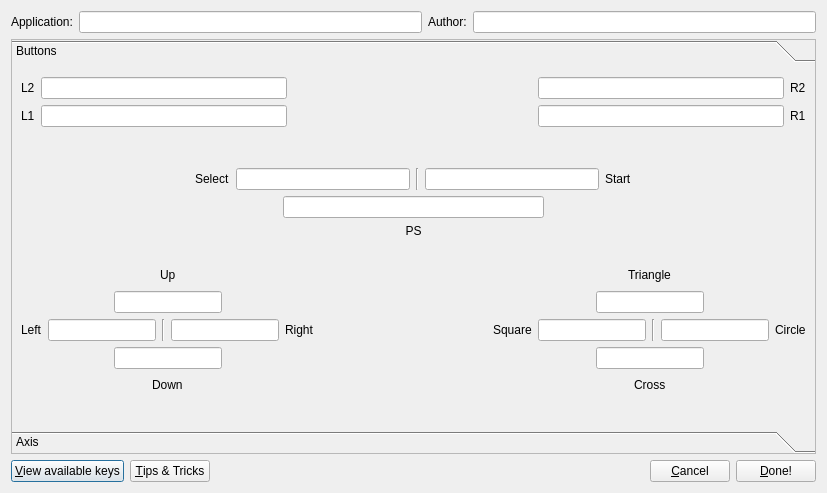
<?xml version="1.0" encoding="UTF-8"?>
<ui version="4.0">
 <class>Dialog</class>
 <widget class="QDialog" name="Dialog">
  <property name="geometry">
   <rect>
    <x>0</x>
    <y>0</y>
    <width>827</width>
    <height>493</height>
   </rect>
  </property>
  <property name="windowTitle">
   <string>QtSixA - New Profile</string>
  </property>
  <layout class="QVBoxLayout" name="verticalLayout">
   <item>
    <layout class="QHBoxLayout" name="horizontalLayout">
     <item>
      <widget class="QLabel" name="label_app">
       <property name="text">
        <string>Application:</string>
       </property>
      </widget>
     </item>
     <item>
      <widget class="QLineEdit" name="line_app"/>
     </item>
     <item>
      <widget class="QLabel" name="label_author">
       <property name="text">
        <string>Author:</string>
       </property>
      </widget>
     </item>
     <item>
      <widget class="QLineEdit" name="line_author"/>
     </item>
    </layout>
   </item>
   <item>
    <widget class="QToolBox" name="toolBox">
     <property name="frameShape">
      <enum>QFrame::StyledPanel</enum>
     </property>
     <property name="frameShadow">
      <enum>QFrame::Sunken</enum>
     </property>
     <property name="currentIndex">
      <number>0</number>
     </property>
     <widget class="QWidget" name="page">
      <property name="geometry">
       <rect>
        <x>0</x>
        <y>0</y>
        <width>807</width>
        <height>349</height>
       </rect>
      </property>
      <attribute name="label">
       <string>Buttons</string>
      </attribute>
      <layout class="QVBoxLayout" name="verticalLayout_4">
       <item>
        <layout class="QHBoxLayout" name="horizontalLayout_3">
         <item>
          <widget class="QLabel" name="label_l2">
           <property name="text">
            <string>L2</string>
           </property>
          </widget>
         </item>
         <item>
          <widget class="QLineEdit" name="line_l2">
           <property name="inputMask">
            <string/>
           </property>
           <property name="text">
            <string/>
           </property>
           <property name="frame">
            <bool>true</bool>
           </property>
          </widget>
         </item>
         <item>
          <spacer name="horizontalSpacer_2">
           <property name="orientation">
            <enum>Qt::Horizontal</enum>
           </property>
           <property name="sizeHint" stdset="0">
            <size>
             <width>238</width>
             <height>20</height>
            </size>
           </property>
          </spacer>
         </item>
         <item>
          <widget class="QLineEdit" name="line_r2"/>
         </item>
         <item>
          <widget class="QLabel" name="label_r2">
           <property name="text">
            <string>R2</string>
           </property>
          </widget>
         </item>
        </layout>
       </item>
       <item>
        <layout class="QHBoxLayout" name="horizontalLayout_4">
         <item>
          <widget class="QLabel" name="label_l1">
           <property name="text">
            <string>L1</string>
           </property>
          </widget>
         </item>
         <item>
          <widget class="QLineEdit" name="line_l1"/>
         </item>
         <item>
          <spacer name="horizontalSpacer_3">
           <property name="orientation">
            <enum>Qt::Horizontal</enum>
           </property>
           <property name="sizeHint" stdset="0">
            <size>
             <width>238</width>
             <height>20</height>
            </size>
           </property>
          </spacer>
         </item>
         <item>
          <widget class="QLineEdit" name="line_r1"/>
         </item>
         <item>
          <widget class="QLabel" name="label_r1">
           <property name="text">
            <string>R1</string>
           </property>
          </widget>
         </item>
        </layout>
       </item>
       <item>
        <spacer name="verticalSpacer">
         <property name="orientation">
          <enum>Qt::Vertical</enum>
         </property>
         <property name="sizeHint" stdset="0">
          <size>
           <width>20</width>
           <height>40</height>
          </size>
         </property>
        </spacer>
       </item>
       <item>
        <layout class="QHBoxLayout" name="horizontalLayout_5">
         <item>
          <spacer name="horizontalSpacer_15">
           <property name="orientation">
            <enum>Qt::Horizontal</enum>
           </property>
           <property name="sizeHint" stdset="0">
            <size>
             <width>40</width>
             <height>20</height>
            </size>
           </property>
          </spacer>
         </item>
         <item>
          <widget class="QLabel" name="label_select">
           <property name="text">
            <string>Select</string>
           </property>
          </widget>
         </item>
         <item>
          <widget class="QLineEdit" name="line_select"/>
         </item>
         <item>
          <widget class="Line" name="line_2">
           <property name="orientation">
            <enum>Qt::Vertical</enum>
           </property>
          </widget>
         </item>
         <item>
          <widget class="QLineEdit" name="line_start"/>
         </item>
         <item>
          <widget class="QLabel" name="label_start">
           <property name="text">
            <string>Start</string>
           </property>
          </widget>
         </item>
         <item>
          <spacer name="horizontalSpacer_16">
           <property name="orientation">
            <enum>Qt::Horizontal</enum>
           </property>
           <property name="sizeHint" stdset="0">
            <size>
             <width>40</width>
             <height>20</height>
            </size>
           </property>
          </spacer>
         </item>
        </layout>
       </item>
       <item>
        <layout class="QHBoxLayout" name="horizontalLayout_25">
         <item>
          <spacer name="horizontalSpacer_31">
           <property name="orientation">
            <enum>Qt::Horizontal</enum>
           </property>
           <property name="sizeHint" stdset="0">
            <size>
             <width>40</width>
             <height>20</height>
            </size>
           </property>
          </spacer>
         </item>
         <item>
          <widget class="QLineEdit" name="line_ps"/>
         </item>
         <item>
          <spacer name="horizontalSpacer_32">
           <property name="orientation">
            <enum>Qt::Horizontal</enum>
           </property>
           <property name="sizeHint" stdset="0">
            <size>
             <width>40</width>
             <height>20</height>
            </size>
           </property>
          </spacer>
         </item>
        </layout>
       </item>
       <item>
        <layout class="QHBoxLayout" name="horizontalLayout_24">
         <item>
          <spacer name="verticalSpacer_2">
           <property name="orientation">
            <enum>Qt::Vertical</enum>
           </property>
           <property name="sizeHint" stdset="0">
            <size>
             <width>20</width>
             <height>40</height>
            </size>
           </property>
          </spacer>
         </item>
         <item>
          <widget class="QLabel" name="label_ps">
           <property name="text">
            <string>PS</string>
           </property>
           <property name="alignment">
            <set>Qt::AlignHCenter|Qt::AlignTop</set>
           </property>
          </widget>
         </item>
         <item>
          <spacer name="verticalSpacer_4">
           <property name="orientation">
            <enum>Qt::Vertical</enum>
           </property>
           <property name="sizeHint" stdset="0">
            <size>
             <width>20</width>
             <height>18</height>
            </size>
           </property>
          </spacer>
         </item>
        </layout>
       </item>
       <item>
        <layout class="QHBoxLayout" name="horizontalLayout_16">
         <item>
          <layout class="QVBoxLayout" name="verticalLayout_2">
           <item>
            <layout class="QHBoxLayout" name="horizontalLayout_6">
             <item>
              <spacer name="horizontalSpacer_8">
               <property name="orientation">
                <enum>Qt::Horizontal</enum>
               </property>
               <property name="sizeHint" stdset="0">
                <size>
                 <width>40</width>
                 <height>20</height>
                </size>
               </property>
              </spacer>
             </item>
             <item>
              <widget class="QLabel" name="label_up">
               <property name="text">
                <string>Up</string>
               </property>
              </widget>
             </item>
             <item>
              <spacer name="horizontalSpacer_11">
               <property name="orientation">
                <enum>Qt::Horizontal</enum>
               </property>
               <property name="sizeHint" stdset="0">
                <size>
                 <width>40</width>
                 <height>20</height>
                </size>
               </property>
              </spacer>
             </item>
            </layout>
           </item>
           <item>
            <layout class="QHBoxLayout" name="horizontalLayout_7">
             <item>
              <spacer name="horizontalSpacer_4">
               <property name="orientation">
                <enum>Qt::Horizontal</enum>
               </property>
               <property name="sizeHint" stdset="0">
                <size>
                 <width>40</width>
                 <height>20</height>
                </size>
               </property>
              </spacer>
             </item>
             <item>
              <widget class="QLineEdit" name="line_up"/>
             </item>
             <item>
              <spacer name="horizontalSpacer_5">
               <property name="orientation">
                <enum>Qt::Horizontal</enum>
               </property>
               <property name="sizeHint" stdset="0">
                <size>
                 <width>40</width>
                 <height>20</height>
                </size>
               </property>
              </spacer>
             </item>
            </layout>
           </item>
           <item>
            <layout class="QHBoxLayout" name="horizontalLayout_8">
             <item>
              <widget class="QLabel" name="label_left">
               <property name="text">
                <string>Left</string>
               </property>
              </widget>
             </item>
             <item>
              <widget class="QLineEdit" name="line_left"/>
             </item>
             <item>
              <widget class="Line" name="line">
               <property name="orientation">
                <enum>Qt::Vertical</enum>
               </property>
              </widget>
             </item>
             <item>
              <widget class="QLineEdit" name="line_right"/>
             </item>
             <item>
              <widget class="QLabel" name="label_right">
               <property name="text">
                <string>Right</string>
               </property>
              </widget>
             </item>
            </layout>
           </item>
           <item>
            <layout class="QHBoxLayout" name="horizontalLayout_9">
             <item>
              <spacer name="horizontalSpacer_9">
               <property name="orientation">
                <enum>Qt::Horizontal</enum>
               </property>
               <property name="sizeHint" stdset="0">
                <size>
                 <width>40</width>
                 <height>20</height>
                </size>
               </property>
              </spacer>
             </item>
             <item>
              <widget class="QLineEdit" name="line_down"/>
             </item>
             <item>
              <spacer name="horizontalSpacer_10">
               <property name="orientation">
                <enum>Qt::Horizontal</enum>
               </property>
               <property name="sizeHint" stdset="0">
                <size>
                 <width>40</width>
                 <height>20</height>
                </size>
               </property>
              </spacer>
             </item>
            </layout>
           </item>
           <item>
            <layout class="QHBoxLayout" name="horizontalLayout_10">
             <item>
              <spacer name="horizontalSpacer_12">
               <property name="orientation">
                <enum>Qt::Horizontal</enum>
               </property>
               <property name="sizeHint" stdset="0">
                <size>
                 <width>40</width>
                 <height>20</height>
                </size>
               </property>
              </spacer>
             </item>
             <item>
              <widget class="QLabel" name="label_down">
               <property name="text">
                <string>Down</string>
               </property>
              </widget>
             </item>
             <item>
              <spacer name="horizontalSpacer_13">
               <property name="orientation">
                <enum>Qt::Horizontal</enum>
               </property>
               <property name="sizeHint" stdset="0">
                <size>
                 <width>40</width>
                 <height>20</height>
                </size>
               </property>
              </spacer>
             </item>
            </layout>
           </item>
          </layout>
         </item>
         <item>
          <spacer name="horizontalSpacer_24">
           <property name="orientation">
            <enum>Qt::Horizontal</enum>
           </property>
           <property name="sizeHint" stdset="0">
            <size>
             <width>40</width>
             <height>20</height>
            </size>
           </property>
          </spacer>
         </item>
         <item>
          <layout class="QVBoxLayout" name="verticalLayout_3">
           <item>
            <layout class="QHBoxLayout" name="horizontalLayout_11">
             <item>
              <spacer name="horizontalSpacer_14">
               <property name="orientation">
                <enum>Qt::Horizontal</enum>
               </property>
               <property name="sizeHint" stdset="0">
                <size>
                 <width>40</width>
                 <height>20</height>
                </size>
               </property>
              </spacer>
             </item>
             <item>
              <widget class="QLabel" name="label_triangle">
               <property name="text">
                <string>Triangle</string>
               </property>
              </widget>
             </item>
             <item>
              <spacer name="horizontalSpacer_17">
               <property name="orientation">
                <enum>Qt::Horizontal</enum>
               </property>
               <property name="sizeHint" stdset="0">
                <size>
                 <width>40</width>
                 <height>20</height>
                </size>
               </property>
              </spacer>
             </item>
            </layout>
           </item>
           <item>
            <layout class="QHBoxLayout" name="horizontalLayout_12">
             <item>
              <spacer name="horizontalSpacer_18">
               <property name="orientation">
                <enum>Qt::Horizontal</enum>
               </property>
               <property name="sizeHint" stdset="0">
                <size>
                 <width>40</width>
                 <height>20</height>
                </size>
               </property>
              </spacer>
             </item>
             <item>
              <widget class="QLineEdit" name="line_triangle"/>
             </item>
             <item>
              <spacer name="horizontalSpacer_19">
               <property name="orientation">
                <enum>Qt::Horizontal</enum>
               </property>
               <property name="sizeHint" stdset="0">
                <size>
                 <width>40</width>
                 <height>20</height>
                </size>
               </property>
              </spacer>
             </item>
            </layout>
           </item>
           <item>
            <layout class="QHBoxLayout" name="horizontalLayout_13">
             <item>
              <widget class="QLabel" name="label_square">
               <property name="text">
                <string>Square</string>
               </property>
              </widget>
             </item>
             <item>
              <widget class="QLineEdit" name="line_square"/>
             </item>
             <item>
              <widget class="Line" name="line_3">
               <property name="orientation">
                <enum>Qt::Vertical</enum>
               </property>
              </widget>
             </item>
             <item>
              <widget class="QLineEdit" name="line_circle"/>
             </item>
             <item>
              <widget class="QLabel" name="label_circle">
               <property name="text">
                <string>Circle</string>
               </property>
              </widget>
             </item>
            </layout>
           </item>
           <item>
            <layout class="QHBoxLayout" name="horizontalLayout_14">
             <item>
              <spacer name="horizontalSpacer_20">
               <property name="orientation">
                <enum>Qt::Horizontal</enum>
               </property>
               <property name="sizeHint" stdset="0">
                <size>
                 <width>40</width>
                 <height>20</height>
                </size>
               </property>
              </spacer>
             </item>
             <item>
              <widget class="QLineEdit" name="line_cross"/>
             </item>
             <item>
              <spacer name="horizontalSpacer_21">
               <property name="orientation">
                <enum>Qt::Horizontal</enum>
               </property>
               <property name="sizeHint" stdset="0">
                <size>
                 <width>40</width>
                 <height>20</height>
                </size>
               </property>
              </spacer>
             </item>
            </layout>
           </item>
           <item>
            <layout class="QHBoxLayout" name="horizontalLayout_15">
             <item>
              <spacer name="horizontalSpacer_22">
               <property name="orientation">
                <enum>Qt::Horizontal</enum>
               </property>
               <property name="sizeHint" stdset="0">
                <size>
                 <width>40</width>
                 <height>20</height>
                </size>
               </property>
              </spacer>
             </item>
             <item>
              <widget class="QLabel" name="label_cross">
               <property name="text">
                <string>Cross</string>
               </property>
              </widget>
             </item>
             <item>
              <spacer name="horizontalSpacer_23">
               <property name="orientation">
                <enum>Qt::Horizontal</enum>
               </property>
               <property name="sizeHint" stdset="0">
                <size>
                 <width>40</width>
                 <height>20</height>
                </size>
               </property>
              </spacer>
             </item>
            </layout>
           </item>
          </layout>
         </item>
        </layout>
       </item>
       <item>
        <spacer name="verticalSpacer_3">
         <property name="orientation">
          <enum>Qt::Vertical</enum>
         </property>
         <property name="sizeHint" stdset="0">
          <size>
           <width>20</width>
           <height>26</height>
          </size>
         </property>
        </spacer>
       </item>
      </layout>
     </widget>
     <widget class="QWidget" name="page_2">
      <property name="geometry">
       <rect>
        <x>0</x>
        <y>0</y>
        <width>807</width>
        <height>349</height>
       </rect>
      </property>
      <attribute name="label">
       <string>Axis</string>
      </attribute>
      <layout class="QHBoxLayout" name="horizontalLayout_23">
       <item>
        <layout class="QVBoxLayout" name="verticalLayout_5">
         <item>
          <layout class="QHBoxLayout" name="horizontalLayout_19">
           <item>
            <spacer name="horizontalSpacer_29">
             <property name="orientation">
              <enum>Qt::Horizontal</enum>
             </property>
             <property name="sizeHint" stdset="0">
              <size>
               <width>40</width>
               <height>20</height>
              </size>
             </property>
            </spacer>
           </item>
           <item>
            <widget class="QLabel" name="label_combo_left">
             <property name="text">
              <string>Use Left Axis As:</string>
             </property>
            </widget>
           </item>
           <item>
            <widget class="QComboBox" name="combo_left">
             <item>
              <property name="text">
               <string>Mouse</string>
              </property>
             </item>
             <item>
              <property name="text">
               <string>Scroll</string>
              </property>
             </item>
             <item>
              <property name="text">
               <string>Custom Buttons</string>
              </property>
             </item>
             <item>
              <property name="text">
               <string>None</string>
              </property>
             </item>
            </widget>
           </item>
           <item>
            <spacer name="horizontalSpacer_25">
             <property name="orientation">
              <enum>Qt::Horizontal</enum>
             </property>
             <property name="sizeHint" stdset="0">
              <size>
               <width>126</width>
               <height>20</height>
              </size>
             </property>
            </spacer>
           </item>
          </layout>
         </item>
         <item>
          <widget class="QGroupBox" name="group_left_h">
           <property name="title">
            <string>Left Axis (Horizontal)</string>
           </property>
           <layout class="QGridLayout" name="gridLayout">
            <item row="0" column="0">
             <layout class="QHBoxLayout" name="horizontalLayout_17">
              <item>
               <widget class="QLabel" name="label_4">
                <property name="text">
                 <string>Left</string>
                </property>
               </widget>
              </item>
              <item>
               <widget class="QLineEdit" name="line_hls_left"/>
              </item>
              <item>
               <widget class="Line" name="line_5">
                <property name="orientation">
                 <enum>Qt::Vertical</enum>
                </property>
               </widget>
              </item>
              <item>
               <widget class="QLineEdit" name="line_hls_right"/>
              </item>
              <item>
               <widget class="QLabel" name="label_5">
                <property name="text">
                 <string>Right</string>
                </property>
               </widget>
              </item>
             </layout>
            </item>
           </layout>
          </widget>
         </item>
         <item>
          <layout class="QHBoxLayout" name="horizontalLayout_21">
           <item>
            <spacer name="horizontalSpacer_6">
             <property name="orientation">
              <enum>Qt::Horizontal</enum>
             </property>
             <property name="sizeHint" stdset="0">
              <size>
               <width>40</width>
               <height>20</height>
              </size>
             </property>
            </spacer>
           </item>
           <item>
            <widget class="QGroupBox" name="group_left_v">
             <property name="title">
              <string>Left Axis (Vertical)</string>
             </property>
             <layout class="QGridLayout" name="gridLayout_2">
              <item row="0" column="0">
               <layout class="QVBoxLayout" name="verticalLayout_6">
                <item>
                 <widget class="QLabel" name="label_2">
                  <property name="text">
                   <string>Up</string>
                  </property>
                  <property name="alignment">
                   <set>Qt::AlignCenter</set>
                  </property>
                 </widget>
                </item>
                <item>
                 <widget class="QLineEdit" name="line_vls_up"/>
                </item>
                <item>
                 <widget class="Line" name="line_4">
                  <property name="orientation">
                   <enum>Qt::Horizontal</enum>
                  </property>
                 </widget>
                </item>
                <item>
                 <widget class="QLineEdit" name="line_vls_down"/>
                </item>
                <item>
                 <widget class="QLabel" name="label_3">
                  <property name="text">
                   <string>Down</string>
                  </property>
                  <property name="alignment">
                   <set>Qt::AlignCenter</set>
                  </property>
                 </widget>
                </item>
               </layout>
              </item>
             </layout>
            </widget>
           </item>
           <item>
            <spacer name="horizontalSpacer_7">
             <property name="orientation">
              <enum>Qt::Horizontal</enum>
             </property>
             <property name="sizeHint" stdset="0">
              <size>
               <width>40</width>
               <height>20</height>
              </size>
             </property>
            </spacer>
           </item>
          </layout>
         </item>
        </layout>
       </item>
       <item>
        <widget class="Line" name="line_8">
         <property name="orientation">
          <enum>Qt::Vertical</enum>
         </property>
        </widget>
       </item>
       <item>
        <layout class="QVBoxLayout" name="verticalLayout_8">
         <item>
          <layout class="QHBoxLayout" name="horizontalLayout_22">
           <item>
            <spacer name="horizontalSpacer_30">
             <property name="orientation">
              <enum>Qt::Horizontal</enum>
             </property>
             <property name="sizeHint" stdset="0">
              <size>
               <width>40</width>
               <height>20</height>
              </size>
             </property>
            </spacer>
           </item>
           <item>
            <widget class="QLabel" name="label_combo_right">
             <property name="text">
              <string>Use Right Axis As:</string>
             </property>
            </widget>
           </item>
           <item>
            <widget class="QComboBox" name="combo_right">
             <item>
              <property name="text">
               <string>Mouse</string>
              </property>
             </item>
             <item>
              <property name="text">
               <string>Scroll</string>
              </property>
             </item>
             <item>
              <property name="text">
               <string>Custom Buttons</string>
              </property>
             </item>
             <item>
              <property name="text">
               <string>None</string>
              </property>
             </item>
            </widget>
           </item>
           <item>
            <spacer name="horizontalSpacer_28">
             <property name="orientation">
              <enum>Qt::Horizontal</enum>
             </property>
             <property name="sizeHint" stdset="0">
              <size>
               <width>40</width>
               <height>20</height>
              </size>
             </property>
            </spacer>
           </item>
          </layout>
         </item>
         <item>
          <widget class="QGroupBox" name="group_right_h">
           <property name="title">
            <string>Right Axis (Horizontal)</string>
           </property>
           <layout class="QGridLayout" name="gridLayout_3">
            <item row="0" column="0">
             <layout class="QHBoxLayout" name="horizontalLayout_18">
              <item>
               <widget class="QLabel" name="label_6">
                <property name="text">
                 <string>Left</string>
                </property>
               </widget>
              </item>
              <item>
               <widget class="QLineEdit" name="line_hrs_left"/>
              </item>
              <item>
               <widget class="Line" name="line_6">
                <property name="orientation">
                 <enum>Qt::Vertical</enum>
                </property>
               </widget>
              </item>
              <item>
               <widget class="QLineEdit" name="line_hrs_right"/>
              </item>
              <item>
               <widget class="QLabel" name="label_7">
                <property name="text">
                 <string>Right</string>
                </property>
               </widget>
              </item>
             </layout>
            </item>
           </layout>
          </widget>
         </item>
         <item>
          <layout class="QHBoxLayout" name="horizontalLayout_20">
           <item>
            <spacer name="horizontalSpacer_26">
             <property name="orientation">
              <enum>Qt::Horizontal</enum>
             </property>
             <property name="sizeHint" stdset="0">
              <size>
               <width>40</width>
               <height>20</height>
              </size>
             </property>
            </spacer>
           </item>
           <item>
            <widget class="QGroupBox" name="group_right_v">
             <property name="title">
              <string>Right Axis (Vertical)</string>
             </property>
             <layout class="QGridLayout" name="gridLayout_4">
              <item row="0" column="0">
               <layout class="QVBoxLayout" name="verticalLayout_7">
                <item>
                 <widget class="QLabel" name="label_8">
                  <property name="text">
                   <string>Up</string>
                  </property>
                  <property name="alignment">
                   <set>Qt::AlignCenter</set>
                  </property>
                 </widget>
                </item>
                <item>
                 <widget class="QLineEdit" name="line_vrs_up"/>
                </item>
                <item>
                 <widget class="Line" name="line_7">
                  <property name="orientation">
                   <enum>Qt::Horizontal</enum>
                  </property>
                 </widget>
                </item>
                <item>
                 <widget class="QLineEdit" name="line_vrs_down"/>
                </item>
                <item>
                 <widget class="QLabel" name="label_9">
                  <property name="text">
                   <string>Down</string>
                  </property>
                  <property name="alignment">
                   <set>Qt::AlignCenter</set>
                  </property>
                 </widget>
                </item>
               </layout>
              </item>
             </layout>
            </widget>
           </item>
           <item>
            <spacer name="horizontalSpacer_27">
             <property name="orientation">
              <enum>Qt::Horizontal</enum>
             </property>
             <property name="sizeHint" stdset="0">
              <size>
               <width>40</width>
               <height>20</height>
              </size>
             </property>
            </spacer>
           </item>
          </layout>
         </item>
        </layout>
       </item>
      </layout>
     </widget>
    </widget>
   </item>
   <item>
    <layout class="QHBoxLayout" name="horizontalLayout_2">
     <item>
      <widget class="QPushButton" name="b_keys">
       <property name="text">
        <string>&amp;View available keys</string>
       </property>
       <property name="icon">
        <iconset>
         <normaloff>../../../../../usr/share/qtsixa/icons/manual.png</normaloff>../../../../../usr/share/qtsixa/icons/manual.png</iconset>
       </property>
      </widget>
     </item>
     <item>
      <widget class="QPushButton" name="b_tips">
       <property name="enabled">
        <bool>true</bool>
       </property>
       <property name="text">
        <string>&amp;Tips &amp;&amp; Tricks</string>
       </property>
       <property name="icon">
        <iconset>
         <normaloff>../../../../../usr/share/qtsixa/icons/info.png</normaloff>../../../../../usr/share/qtsixa/icons/info.png</iconset>
       </property>
      </widget>
     </item>
     <item>
      <spacer name="horizontalSpacer">
       <property name="orientation">
        <enum>Qt::Horizontal</enum>
       </property>
       <property name="sizeHint" stdset="0">
        <size>
         <width>458</width>
         <height>20</height>
        </size>
       </property>
      </spacer>
     </item>
     <item>
      <widget class="QPushButton" name="b_cancel">
       <property name="text">
        <string>&amp;Cancel</string>
       </property>
       <property name="icon">
        <iconset>
         <normaloff>../../../../../usr/share/qtsixa/icons/cancel.png</normaloff>../../../../../usr/share/qtsixa/icons/cancel.png</iconset>
       </property>
      </widget>
     </item>
     <item>
      <widget class="QPushButton" name="b_done">
       <property name="text">
        <string>&amp;Done!</string>
       </property>
       <property name="icon">
        <iconset>
         <normaloff>../../../../../usr/share/qtsixa/icons/ok.png</normaloff>../../../../../usr/share/qtsixa/icons/ok.png</iconset>
       </property>
      </widget>
     </item>
    </layout>
   </item>
  </layout>
 </widget>
 <resources/>
 <connections/>
</ui>
